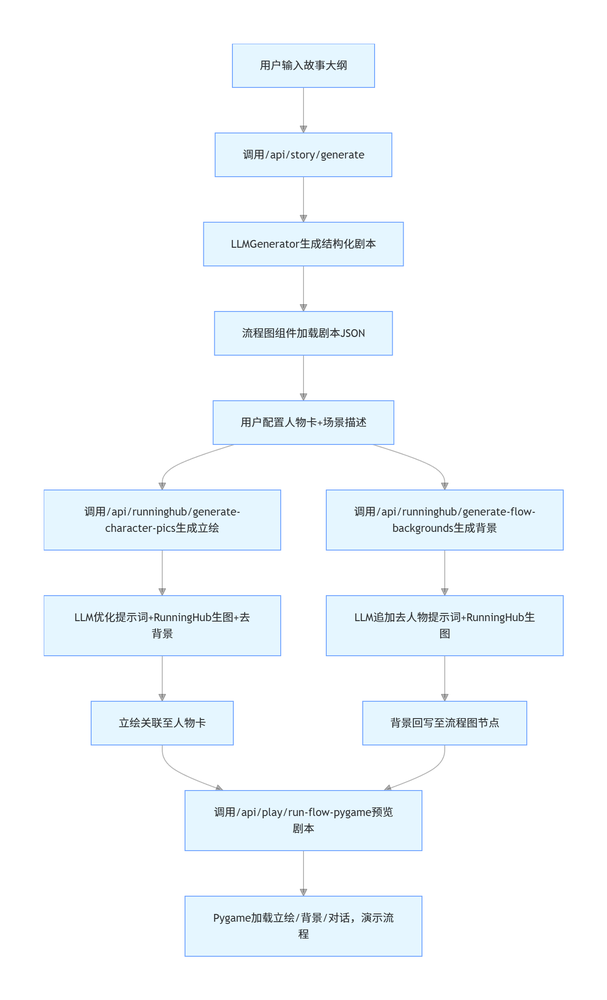
#> input picture exported_image.png, 607 x 1000 px, shrunk from 1332 x 2196 before the run
$ python rgba_to_black_silhouette.py ../../exported_image.png
#> lines starting #> are read from the running program, lines starting #| are printed output that depends on the picture
"""
将 RGBA 图中所有 alpha > 0 的像素的 RGB 置为纯黑 #000000，alpha 不变。
用法：python rgba_to_black_silhouette.py <输入.png> [输出.png]
  省略输出时，在同目录生成 <原名>_black.png
"""
from __future__ import annotations

import argparse
import sys
from pathlib import Path

import numpy as np
from PIL import Image


def rgba_to_black_silhouette(src: Path, dst: Path) -> None:
    im = Image.open(src).convert("RGBA")
#> im is the input picture: PIL image 607x1000 RGBA; mean R, G, B, A 245.8, 249.9, 252.7, 255
    arr = np.asarray(im, dtype=np.uint8).copy()
    opaque = arr[:, :, 3] > 0
#> opaque: shape (1000, 607) bool; every value is 1
    arr[opaque, 0] = 0
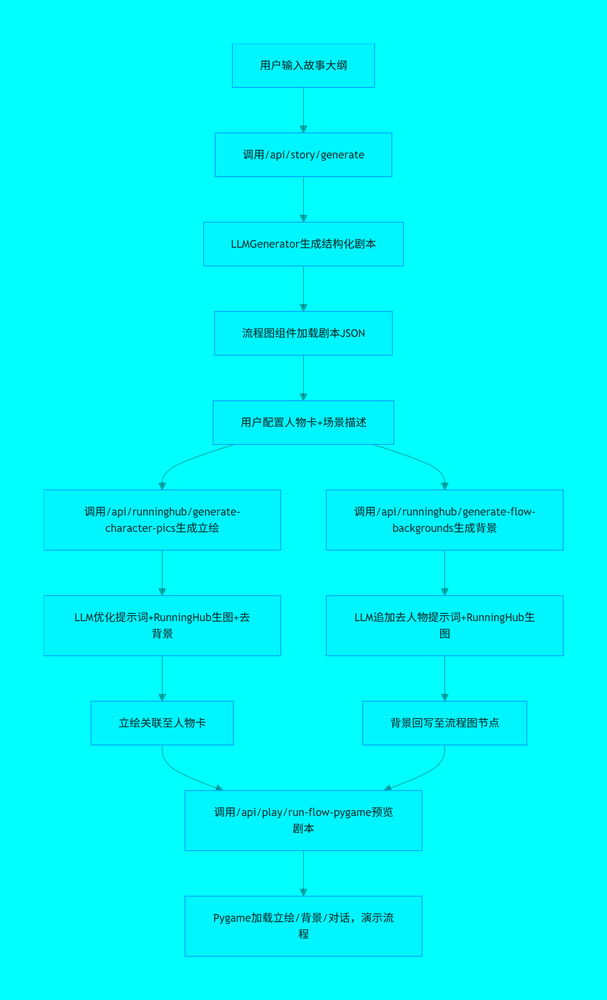
#> arr: shape (1000, 607, 4); mean R, G, B, A 0, 249.9, 252.7, 255
    arr[opaque, 1] = 0
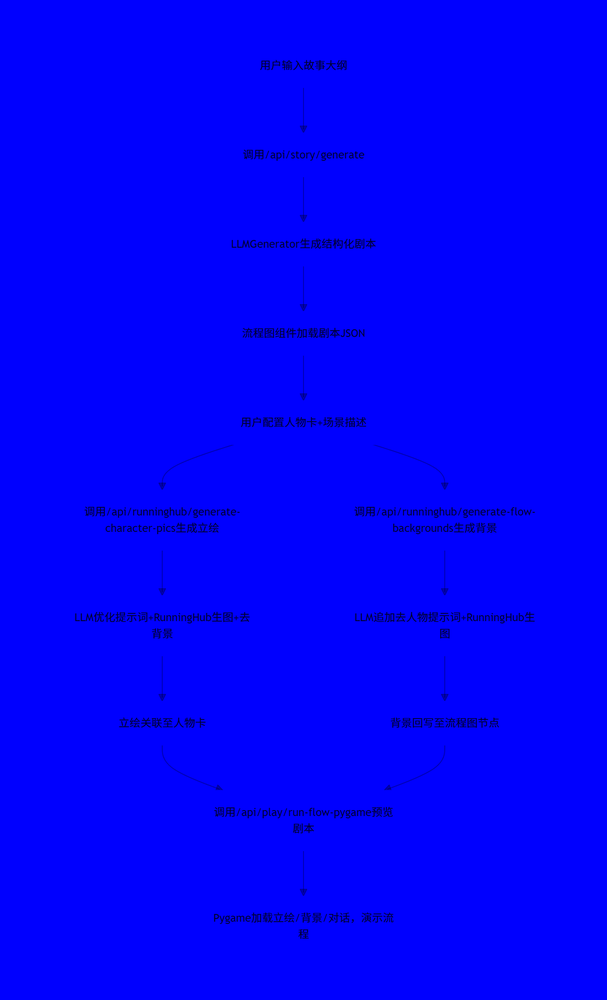
#> arr: shape (1000, 607, 4); mean R, G, B, A 0, 0, 252.7, 255
    arr[opaque, 2] = 0
    Image.fromarray(arr).save(dst, "PNG")


def main() -> int:
    p = argparse.ArgumentParser(description="非透明区域改为纯黑，保留透明通道")
    p.add_argument("input", type=Path, help="输入图片路径")
    p.add_argument("output", type=Path, nargs="?", help="输出 PNG 路径（默认 原名_black.png）")
    args = p.parse_args()
    src = args.input.expanduser().resolve()
    if not src.is_file():
        print(f"找不到文件: {src}", file=sys.stderr)
        return 1
    if args.output:
        dst = args.output.expanduser().resolve()
    else:
        dst = src.with_name(f"{src.stem}_black{src.suffix}")
    dst.parent.mkdir(parents=True, exist_ok=True)
    rgba_to_black_silhouette(src, dst)
    print(dst)
    return 0


if __name__ == "__main__":
    raise SystemExit(main())
#> (the program exits here)
